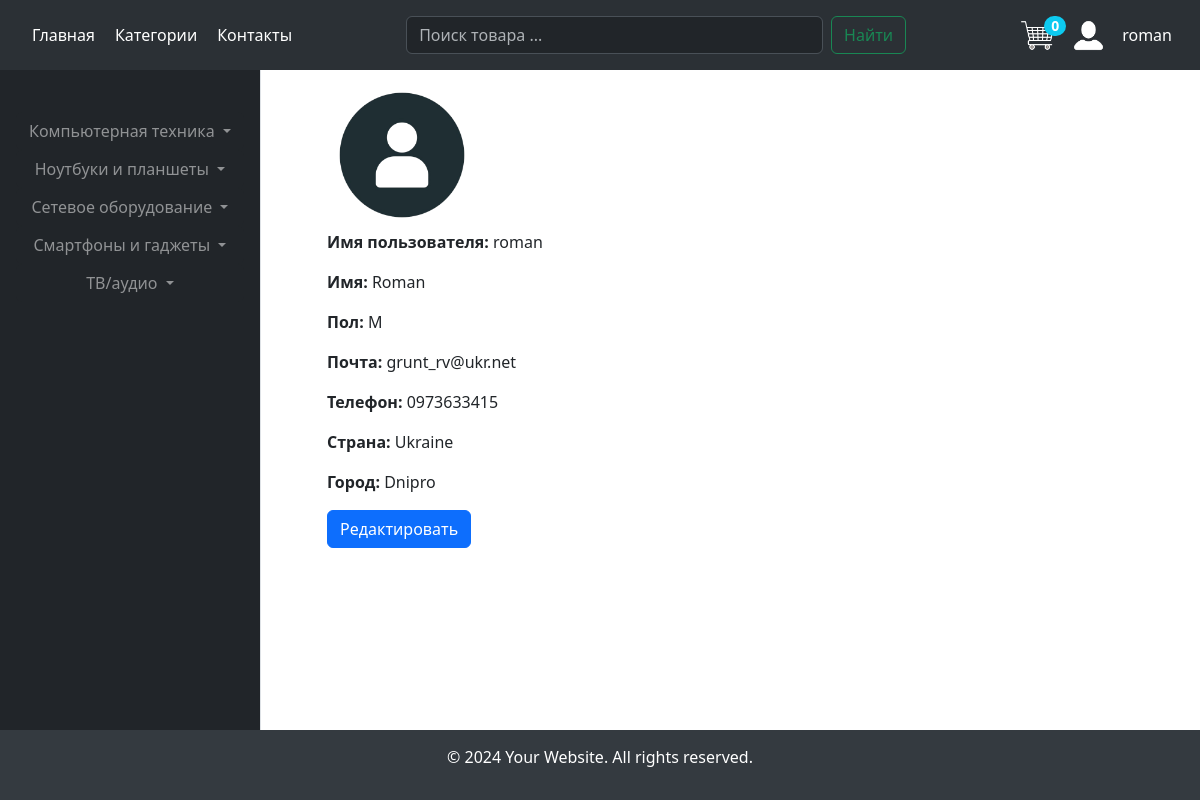
/profile/ (signed in), run on the app's committed database.
### market/models.py (models this page shows, shortened)
class Category(models.Model):
    name = models.CharField(max_length=200, db_index=True)
    slug = models.SlugField(max_length=200, db_index=True, unique=True)
    image = models.ImageField(upload_to='category_image', blank=True)
    parent = models.ForeignKey('self', related_name='subcategories', on_delete=models.CASCADE, blank=True, null=True)
    class Meta:
        ordering = ('name',)
        verbose_name = 'Категория'
        verbose_name_plural = 'Категории'

class Profile(models.Model):
    user = models.OneToOneField(User, on_delete=models.CASCADE)
    avatar = models.ImageField(upload_to='user_avatar')
    phone = models.CharField(max_length=15, blank=True, unique=True)
    country = models.CharField(max_length=25, blank=True)
    city = models.CharField(max_length=30, blank=True)
    gender = models.CharField(max_length=6, blank=True)
    main_delivery_address = models.CharField(max_length=100, blank=True)
    class Meta:
        verbose_name = 'Профиль'
        verbose_name_plural = 'Профили'

### market/views.py (the view)
# urls.py: path('profile/', views.profile, name='profile'),
@login_required
def profile(request):
    profile_data = get_object_or_404(Profile, user=request.user)
    context = {'profile_data': profile_data}
    return render(request, 'market/profile.html', context)

### cart/cart.py (called while the page is built)
    def __len__(self):
        return sum(item['quantity'] for item in self.cart.values())

### cart/context_processors.py (called while the page is built)
def cart(request):
    return {'cart': Cart(request)}

### market/context_processors.py (called while the page is built)
def categories(request):
    return {
        'categories': Category.objects.all()
    }

### templates/market/profile.html (shortened to what this page needs)
{% extends "market/base.html" %}
{% load static %}
{% block content %}
{% if profile_data.avatar %}
<img class="profile-img" src="{{ profile_data.avatar.url }}">
{% else %}
<img class="profile-img"  src="{% static 'market/images/default_avatar.png' %}" alt="Default Profile Image">
{% endif %}
    <p><b>Имя пользователя:</b> {{profile_data.user.username}}</p>
{% if profile_data.user.first_name %}
    <p><b>Имя:</b> {{profile_data.user.first_name}}</p>
{% endif %}
{% if profile_data.gender %}
    <p><b>Пол:</b> {{profile_data.gender}}</p>
{% endif %}
    <p><b>Почта:</b> {{ profile_data.user.email }}</p>
{% if profile_data.phone %}
    <p><b>Телефон:</b> {{ profile_data.phone }}</p>
{% endif %}
{% if profile_data.country %}
    <p><b>Страна:</b> {{ profile_data.country }}</p>
{% endif %}
{% if profile_data.city %}
    <p><b>Город:</b> {{ profile_data.city }}</p>
{% endif %}
    <a class="btn btn-primary" href="{% url 'market:update_profile' %}">Редактировать</a>
{% endblock %}

### templates/market/base.html (shortened to what this page needs)
<!DOCTYPE html>
<html lang="en">
<head>
    {% load static %}
    <link href="{% static 'market/css/style.css' %}" rel="stylesheet">
    <link href="https://cdn.jsdelivr.net/npm/bootstrap@5.3.3/dist/css/bootstrap.min.css" rel="stylesheet">
</head>
<body>
    <div class="body-content">
        <nav class="navbar bg-body-tertiary fixed-top overflow-hidden" data-bs-theme="dark">
            <div class="container-fluid d-flex justify-content-between align-items-center py-2 flex-nowrap">
                <div class="custom-hidden-header">
                    <a class="header-nav" href="{% url 'market:home' %}">Главная</a>
                    <a class="header-nav" href="{% url 'market:categories_list' %}">Категории</a>
                    <a class="header-nav" href="{% url 'market:contact' %}">Контакты</a>
                </div>
                <form class="d-flex w-50" method="GET" action="{% url 'market:search' %}">
                    <input class="form-control me-2" type="search" name="query" placeholder="Поиск товара ..." aria-label="Search">
                    <button class="btn btn-outline-success" type="submit">Найти</button>
                </form>
                <div class="d-flex align-items-center">
                    <div class="cart-logo_wrapper position-relative me-3">
                        <span class="position-absolute top-0 start-100 translate-middle badge rounded-pill bg-info">
                            {{ cart|length }}
                        </span>
                        <a href="{% url 'cart:cart_detail' %}">
                            <img src="{% static 'market/images/cart.png' %}" alt="Cart" class="img-fluid">
                        </a>
                    </div>
                    <div class="enter-logo_wrapper position-relative me-3" id="hidden">
                        {% if user.is_authenticated %}
                            <a href="javascript:void(0);" onclick="toggleProfileInfo()" class="d-flex align-items-center">
                                <img class="img-fluid me-3" src="{% static 'market/images/user_logo.png' %}" alt="User">
                                <span>{{ user }}</span>
                            </a>
                        {% else %}
                            <a class="open-btn d-flex align-items-center" onclick="openChoiceForm()" href="#">
                                <img class="img-fluid me-3" src="{% static 'market/images/enter_logo.png' %}" alt="Enter">
                                <span>Войти</span>
                            </a>
                        {% endif %}
                    </div>
                </div>
            </div>
        </nav>
        <div class="container">
            <div class="row">
                <div class="col-md-3 bg-dark">
                    <div class="bg-dark custom-hidden sidebar position-fixed vh-100">
                          <div class="btn-group-vertical w-100 bg-dark mt-5" role="group" aria-label="Vertical button group">
                              {% for category in categories %}
                              {% if category.parent is None %}
                              <div class="dropdown w-100">
                                  <button class="text-white-50 btn bg-dark dropdown-toggle category-button" type="button" data-bs-toggle="dropdown" aria-expanded="false">
                                    {{ category.name }}
                                  </button>
                              </div>
                                {% endif %}
                                {% endfor %}
                          </div>
                    </div>
                </div>
                <div class="col-md-9 offset-md-3">
                    <main class="main-content">
            {% block content %}
            {% endblock %}
                    </main>
                </div>
            </div>
        </div>
        <footer class="footer">
            <div class="container-fluid text-center">
                <p>&copy; 2024 Your Website. All rights reserved.</p>
            </div>
        </footer>
    </div>
</body>
</html>

### static/market/css/style.css (style rules this page uses)
* { margin: 0; padding: 0; box-sizing: border-box; }
body { font-family: Arial, sans-serif; background-color: #f8f9fa; margin: 0; padding: 0; color: #333; }
.position-relative { display: flex; flex-direction: row; justify-content: space-between; align-items: stretch; }
form { display: flex; flex-grow: 1; max-width: 500px; }
.cart-logo_wrapper img { max-height: 35px; }
.cart-logo_wrapper .badge { font-size: 14px; padding: 3px 7px; transform: translate(-50%, -10%) !important; }
.enter-logo_wrapper span { font-size: 16px; font-weight: 500; text-decoration: none; color: #FFFFFF; }
.enter-logo_wrapper img { max-height: 35px; }
.enter-logo_wrapper a { text-decoration: none; }
.container { flex-grow: 1 !important; }
.container > .row { margin-top: 5rem; }
.row > div > div { margin-top: 3rem; }
.sidebar { top: 0; left: 0; overflow-y: auto; border-right: 1px solid #dee2e6; padding: 1rem; }
.body-content { display: flex; flex-direction: column; min-height: 100vh; width: 100vw; box-sizing: border-box; padding: 0; margin: 0; overflow-x: hidden; }
.footer { width: 100vw !important; max-width: 100% !important; text-align: center; padding: 15px 0; background-color: #343a40; color: #fff; position: relative; }
.navbar a { font-size: 16px; font-weight: 500; }
.profile-img { max-width: 150px; }
.category-button { width: 100%; text-align: left; padding: 10px 15px; min-width: 200px; max-width: 250px; border: 1px solid #218838; }
.header-nav { color: white; text-decoration: none; }
.custom-hidden-header { display:flex; justify-content:space-between; align-items-center; margin-left: 20px; gap: 20px; }

### data on the page
Category: name "Компьютерная техника"
Category: name "Ноутбуки и планшеты"
Category: name "Сетевое оборудование"
Category: name "Смартфоны и гаджеты"
Category: name "ТВ/аудио"
Profile: user.username "roman", user.first_name "Roman", gender "M", user.email "grunt_rv@ukr.net", phone "0973633415", country "Ukraine", city "Dnipro"

### other printed values
{{ cart|length }} "0"
{{ user }} "roman"
